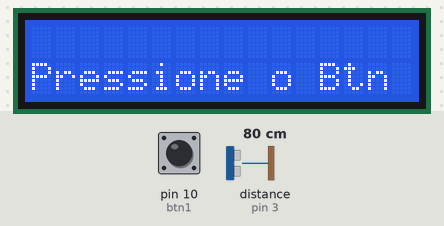
Bench run of a sketch on a simulated Arduino Uno, built with avr-gcc and run on an emulated ATmega328P. On the bench: 16×2 character LCD. The test bench sets the inputs (shaded band); at power-on: pin 10 (btn1) HIGH, distance to the obstacle (sensor on pin 3) 80 cm. The echo pulse lasts 58.3 µs per cm.

Above: at 1.2 s.
1.3 s: pin 10 (btn1) pulled LOW for 0.15 s
At 2.2 s:
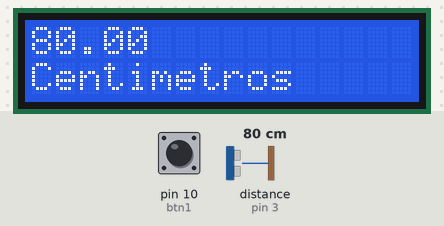
7.4 s: pin 10 (btn1) pulled LOW for 1 s
11.4 s: pin 10 (btn1) pulled LOW for 3.2 s
Timing chart, 0 to 14.4 s (numbered marks = the images above; inputs shaded):
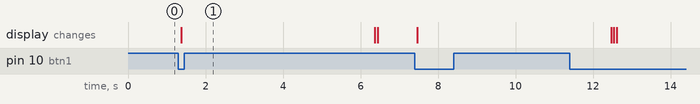

The sketch:

trena.ino
```cpp
#include<LiquidCrystal.h>
#define trig 2
#define echo 3
#define btn1 10
unsigned long tempo;
double distancia;
bool buttonState ;
const int rs = 4, en = 5, d4 = 6, d5 = 7, d6 = 8, d7 = 9;
LiquidCrystal lcd(rs, en, d4, d5, d6, d7);
void setup() {
  // put your setup code here, to run once:
  pinMode(btn1,INPUT_PULLUP);
  pinMode(trig, OUTPUT);
  pinMode(echo, INPUT);
  Serial.begin(9600);
  digitalWrite(trig, LOW);
  lcd.clear();
  lcd.begin(16, 2);
  lcd.setCursor(0, 1);
  lcd.print("Pressione o Btn");
}

void loop() {
  // put your main code here, to run repeatedly:
  buttonState = digitalRead(btn1);
  if(buttonState != HIGH){
    lcd.begin(16, 2);
    lcd.setCursor(0, 1);
    lcd.print("Centimetros");
    digitalWrite(trig, HIGH);
    delayMicroseconds(10);
    digitalWrite(trig, LOW);
    tempo = pulseIn(echo, HIGH);
    distancia = tempo/58;
    lcd.setCursor(0,0);
    lcd.print(distancia);
    delay(5000);
    lcd.clear();
    lcd.clear();
    lcd.begin(16, 2);
    lcd.setCursor(0, 1);
    lcd.print("Pressione o Btn");
  }

}
```

Measured:
- after the input at 1.3 s, the display: changes after 0.07 s (image 1)
